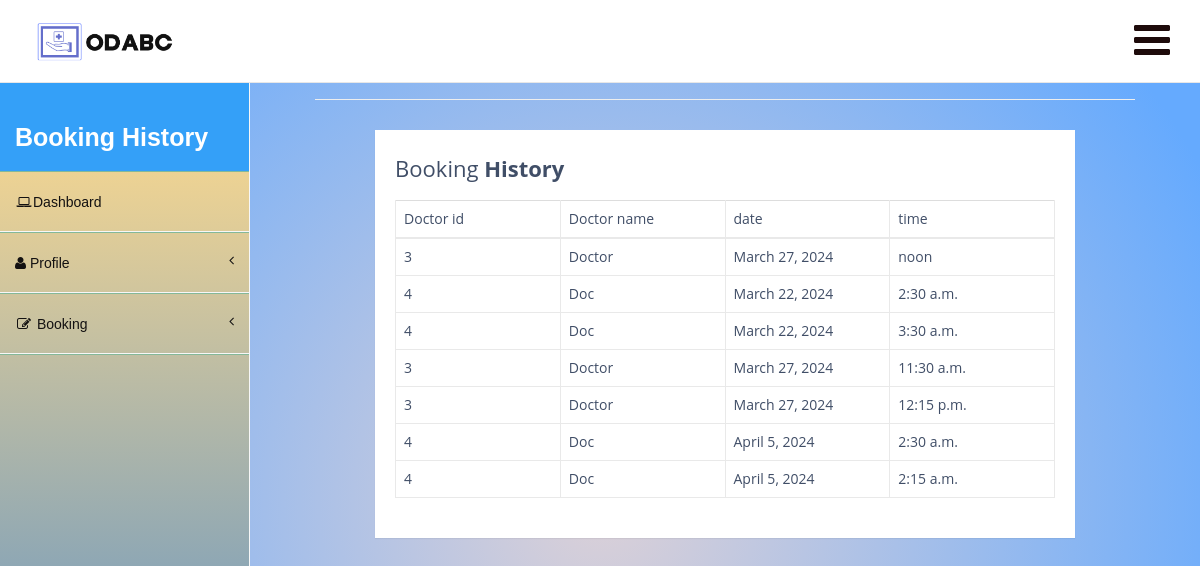
Before: /bookinghistory/ (signed in) with the older database file.
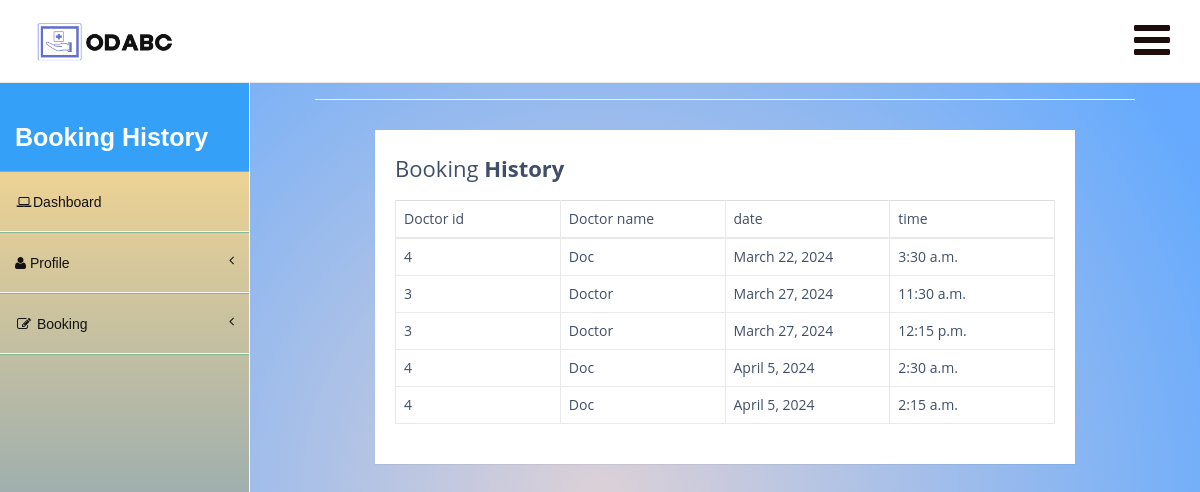
After: the same page with the newer database file.
### ODBS/models.py (models this page shows, shortened)
class appointment(models.Model):
    appid=models.BigAutoField(primary_key=True)
    patid=models.ForeignKey(Patient,on_delete=models.CASCADE,null=True)
    docid=models.ForeignKey(Doctor,on_delete=models.CASCADE,null=True)
    date=models.DateField(max_length=50,null=True)
    starttime=models.TimeField(max_length=50,null=True)
    status=models.CharField(max_length=50,default="Pending")

class Doctor(models.Model):
    user=models.ForeignKey(User,on_delete=models.CASCADE)
    docid=models.BigAutoField(primary_key=True)
    contactno=models.CharField(max_length=50,null=True)
    qualification=models.CharField(max_length=50,null=True)
    specialist=models.CharField(max_length=50,null=True)
    day1=models.CharField(max_length=10,null=True)
    day2=models.CharField(max_length=10,null=True)
    day3=models.CharField(max_length=10,null=True)
    time1=models.CharField(max_length=10,null=True)
    time2=models.CharField(max_length=10,null=True)
    time3=models.CharField(max_length=10,null=True)
    dept=models.CharField(max_length=10,null=True)
    def __str__(self):
        return str(self.pk)

### ODBS/views.py (the view)
# urls.py: path('bookinghistory/', bookinghistory,name="bookinghistory"),
def bookinghistory(request):
    user=request.user
    pid=Patient.objects.get(user=user).patid
    app=appointment.objects.filter(patid=pid)
    return render(request,"bookinghistory.html",locals())

### ODBS/Templates/bookinghistory.html (shortened to what this page needs)
<!DOCTYPE html>
<html>
<head>
    <link href="/static/assets/plugins/bootstrap/bootstrap.css" rel="stylesheet" />
    <link href="/static/assets/font-awesome/css/font-awesome.css" rel="stylesheet" />
    <link href="/static/assets/plugins/pace/pace-theme-big-counter.css" rel="stylesheet" />
  <link href="/static/assets/css/style.css" rel="stylesheet" />
      <link href="/static/assets/css/main-style.css" rel="stylesheet" />
    <link href="/static/assets/plugins/dataTables/dataTables.bootstrap.css" rel="stylesheet" />
</head>
<body>
    <div id="wrapper">
        <nav class="navbar navbar-default navbar-fixed-top" role="navigation" id="navbar">
            <div class="navbar-header">
                <a class="navbar-brand" href="index.html">
                    <img src="/static/assets/img/logo.png" alt="" />
                </a>
            </div>
            <ul class="nav navbar-top-links navbar-right">
                <li class="dropdown">
                    <a class="dropdown-toggle" data-toggle="dropdown" href="#">
                        <i class="fa fa-bars fa-3x"></i>
                    </a>
                </li>
            </ul>
        </nav>
        <nav class="navbar-default navbar-static-side" role="navigation">
            <div class="sidebar-collapse">
                <ul class="nav" id="side-menu">
                    <li>
                        <div class="user-section">
                            <div class="user-section-inner">
                            </div>
                            <div class="user-info">
                                <div><strong>Booking History</strong></div>
                            </div>
                        </div>
                    </li>
                    <li class="">
                        <a href="/patienthome"><i class="fa fa-laptop fa-fw"></i>Dashboard</a>
                    </li>
                    <li>
                        <a href="#"><i class="fa fa-user"></i> Profile<span class="fa arrow"></span></a>
                    </li>
                    <li>
                        <a href="#"><i class="fa fa-edit fa-fw"></i> Booking<span class="fa arrow"></span></a>
                            </li>
                </ul>
            </div>
        </nav>
        <div id="page-wrapper">
                <div class="col-lg-12">
                    <h1 class="page-header"></h1>
                 <div class="container-lg">
                    <div class="table-responsive">
                        <div class="table-wrapper">
                            <div class="table-title">
                                <div class="row">
                                    <div class="col-sm-6"><h2>Booking<b> History</b></h2></div>
                                </div>
                            </div>
                            <table class="table table-bordered">
                                <thead>
                                    <tr>
                                        <td>Doctor id</td>
                                        <td>Doctor name</td>
                                        <td>date</td>
                                        <td>time</td>
                                    </tr>
                                </thead>
                                <tbody>
                                    {% for i in app %}
                                        <tr>
                                            <td>{{i.docid}}</td>
                                            <td>{{i.docid.user.first_name}}</td>
                                            <td>{{i.date}}</td>
                                            <td>{{i.starttime}}</td>
                                        </tr>
                                    {%endfor%}
                                </tbody>
                            </table>
                        </div>
                    </div>
                </div>
    </div>
</body>
</html>

### ODBS/static/assets/css/style.css (style rules this page uses)
body { background: rgb(255,251,253); background: radial-gradient(circle, rgba(255,251,253,1) 14%, rgba(101,170,254,1) 100%); }
.navbar-static-side ul li { border-bottom:1px solid #84B899 !important; }
.navbar-top-links li { display: inline-block; }
.navbar-top-links li:last-child { margin-right: 15px; }
.navbar-top-links li a { padding: 20px; min-height: 50px; }
.arrow { float: right; }
.fa.arrow:before { content: "\f104"; }
@media (min-width:768px) { .navbar-static-side { z-index: 1; position: absolute; width: 250px; } }

### ODBS/static/assets/css/main-style.css (style rules this page uses)
.user-section-inner { height: 80px; width: 90px; align-items: center; border-radius: 50%; overflow: hidden; display: block; position: relative; margin-top: 20px; }
.user-info { display: block; font-family:Arial, Helvetica, sans-serif; color: #fff!important; display: inline-block; padding: 15px; }
.navbar-top-links > li > a { color: hsl(0, 45%, 8%); }
.nav > li > a { padding: 20px 15px; }
#side-menu { background: rgb(65,132,207); background: linear-gradient(0deg, rgba(65,132,207,1) 11%, rgba(247,215,144,1) 87%); border-right: 1px solid hsl(0, 0%, 97%); width: 250px; height: 100%; position: fixed; overflow-y: scroll; overflow-x: hidden; z-index: 1; }
#side-menu a { color:hsl(0, 5%, 7%); border-bottom: 1px solid hsl(0, 0%, 97%) !important; height: 60px; display: block; font-family: 'Poppins', sans-serif; }
#navbar { background-color:#fff; border-bottom:1px solid #e7e7e7; }
.navbar-brand { padding-left:20px; }
.navbar-brand img { height: 60px; }
.navbar-default { border-color: #27A6BE; }
@media (min-width:768px) { #page-wrapper { position: inherit; margin: 0 0 0 250px; padding: 50px; min-height: 1000px; } }

### ODBS/Templates/bookinghistory.html (style rules this page uses)
body { color: #404E67; background: rgb(221,209,215); background: radial-gradient(circle, rgba(221,209,215,1) 0%, rgba(101,170,254,1) 88%); font-family: 'Open Sans', sans-serif; }
.table-wrapper { width: 700px; margin: 30px auto; background: #fff; padding: 20px; box-shadow: 0 1px 1px rgba(0,0,0,.05); }
.table-title { padding-bottom: 10px; margin: 0 0 10px; }
.table-title h2 { margin: 6px 0 0; font-size: 22px; }
table.table { table-layout: fixed; }
table.table tr th, table.table tr td { border-color: #e9e9e9; }

Changed rows visible on the page:
removed appointment: docid "3", docid.user.first_name "Doctor", date "March 27, 2024", starttime "noon"
removed appointment: docid "4", docid.user.first_name "Doc", date "March 22, 2024", starttime "2:30 a.m."
